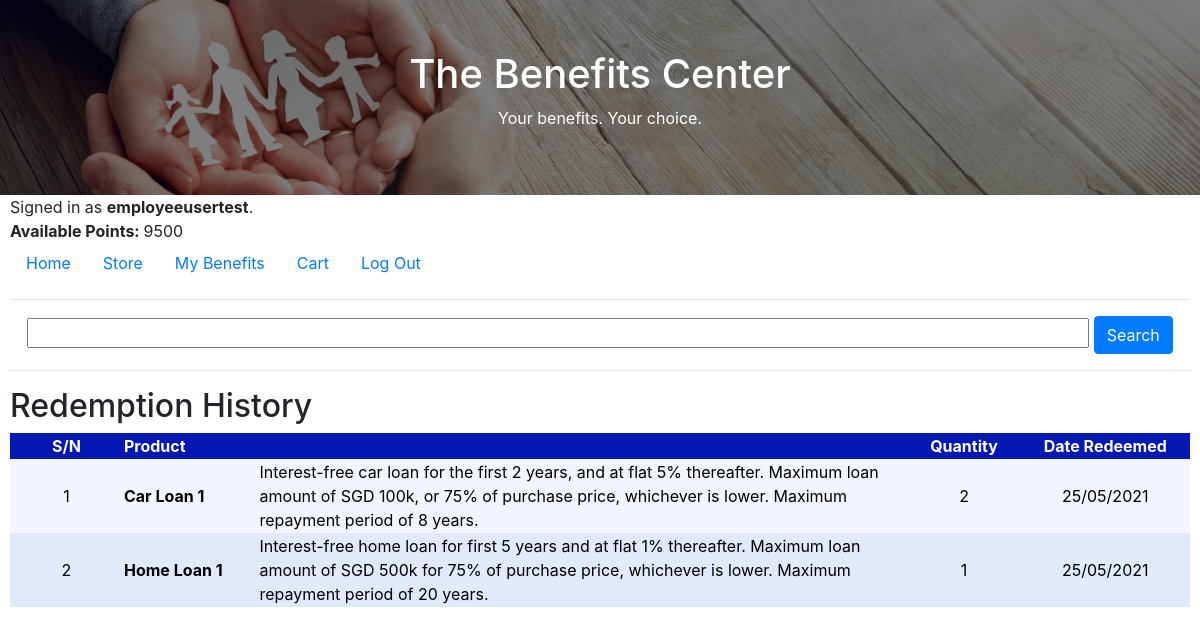
/redemptionhistory (signed in), run on the app's committed database.
### benefits/models.py (models this page shows)
class User(AbstractUser):
    is_employee = models.BooleanField(default=False)
    is_business = models.BooleanField(default=False)
    is_serviceprovider = models.BooleanField(default=False)
    is_ownstaff = models.BooleanField(default=False)

class BenefitsProviderCompany(models.Model):
    company_name = models.CharField(max_length=64)

class Benefits(models.Model):
    title = models.CharField(max_length=64)
    description = models.TextField(max_length = 1000)
    category = models.ForeignKey(to='Categories', on_delete=models.CASCADE, blank=True, related_name='benefitsList')
    posted_by = models.ForeignKey(to='BenefitsProviderUser', on_delete=models.CASCADE, blank=True, related_name='postedBenefits')
    provider = models.ForeignKey(to='BenefitsProviderCompany', on_delete=models.CASCADE, blank=True, related_name='benefitsList')
    price = models.IntegerField()
    numberPurchased = models.IntegerField()
    imageurl = models.URLField(blank=True)
    date_created = models.DateTimeField(auto_now_add=True)
    tags = models.TextField(max_length = 1000, blank=True)
    is_active = models.BooleanField(default=False)
    is_product = models.BooleanField(default=False)

### benefits/views.py (the view)
# urls.py: path("redemptionhistory",views.redemptionhistory, name="redemptionhistory"),
@login_required
def redemptionhistory(request):
    is_employee = request.user.is_employee
    if is_employee:
        employeeUserObject = EmployeeUser.objects.get(user=request.user)
        redemptionHistoryObjects = RedemptionHistory.objects.filter(buyer=employeeUserObject)
        redemptionHistory = []
        serialNumber = len(redemptionHistoryObjects) + 1
        for redemptionHistoryObject in redemptionHistoryObjects:
            serialNumber = serialNumber - 1
            evenSN = (serialNumber % 2) == 0
            benefitsObject = redemptionHistoryObject.listingID
            title = benefitsObject.title
            description = benefitsObject.description
            quantityRedeemed = int(redemptionHistoryObject.quantityRedeemed)
            seller = redemptionHistoryObject.seller
            redemptionDateTime = redemptionHistoryObject.redemptionDateTime
            redemptionDateTimeString = redemptionDateTime.strftime("%d/%m/%Y")
            redemptionHistoryDict = {"serialNumber": serialNumber, "evenSN":evenSN ,"title": title, "description": description, "quantityRedeemed": quantityRedeemed,
                "seller": seller, "redemptionDate": redemptionDateTimeString}
            redemptionHistory.append(redemptionHistoryDict)
        redemptionHistory.sort(key = lambda redemptionItem : redemptionItem["serialNumber"])
    return render(request, "benefits/redemptionhistory.html", {
        "redemptionHistory": redemptionHistory
    })

### benefits/templates/benefits/redemptionhistory.html
{% extends "benefits/layout.html" %}
{% block body %}
<h2>Redemption History</h2>
    {% if redemptionHistory %}
        <table style="margin-left: auto; margin-right: auto">
            <tr style="background-color: #0418b3; color: white">
                <th style="width: 100px; text-align: center">S/N</th>
                <th style="width: 120px">Product</th>
                <th style="width: 55%"> </th>
                <th style="width: 100px; text-align: center">Quantity</th>
                <th style="width: 150px; text-align: center">Date Redeemed</th>
            </tr>
            {% for redemptionItem in redemptionHistory %}
                {% if redemptionItem.evenSN %}
                    <tr style="background-color: #e3e9fc; color: black">
                {% else %}
                    <tr style="background-color: #f2f5ff; color: black;">
                {% endif %}
                    <td style="text-align: center">{{ redemptionItem.serialNumber }}</td>
                    <td><b>{{ redemptionItem.title }}</b></td>
                    <td>{{ redemptionItem.description }}</td>
                    <td style="text-align: center">{{ redemptionItem.quantityRedeemed }}</td>
                    <td style="text-align: center">{{ redemptionItem.redemptionDate }}</td>
                    </tr>
            {% endfor %}
        </table>
    {% else %}
        <div>You have not redeemed any items or services</div>
    {% endif %}
{% endblock %}

### benefits/templates/benefits/layout.html (shortened to what this page needs)
{% load static %}
<!DOCTYPE html>
<html lang="en">
    <head>
        <link rel="stylesheet" href="https://stackpath.bootstrapcdn.com/bootstrap/4.4.1/css/bootstrap.min.css">
        <link href="{% static 'benefits/styles.css' %}" rel="stylesheet">
        <link href="{% static 'benefits/bannerstyles.css' %}" rel="stylesheet">
    </head>
    <body id="pagebody">
        <div class="hero-image">
            <div class="hero-text">
              <h1>The Benefits Center</h1>
              <p>Your benefits. Your choice.</p>
            </div>
          </div>
        <div>
            {% if user.is_authenticated %}
                Signed in as <strong>{{ user.username }}</strong>.
            {% else %}
                Not signed in.
            {% endif %}
        </div>
        <div id="balance" {% if not user.is_employee %} hidden {% endif %}></div>
        <ul class="nav">
            <li class="nav-item">
                <a class="nav-link" href="{% url 'index' %}">Home</a>
            </li>
            <li class="nav-item">
                <a class="nav-link" href="{% url 'store' %}">Store</a>
            </li>
            {% if user.is_authenticated %}
                {% if user.is_employee %}
                    <li class="nav-item">
                        <a class="nav-link" href="{% url 'viewbenefits' %}">My Benefits</a>
                    </li>
                    <li class="nav-item">
                        <a class="nav-link" href="{% url 'cart' %}">Cart</a>
                    </li>
                {% endif %}
                <li class="nav-item">
                    <a class="nav-link" href="{% url 'logout' %}">Log Out</a>
                </li>
            {% endif %}
        </ul>
        <hr>
        <form action="{% url 'search' %}" method="post" style="text-align: center">
            <input type="text" name="searchquery" style="width: 90%;">
            <input type="submit" class="btn btn-primary" value="Search">
        </form>
        <hr>
        {% block body %}
        {% endblock %}
        <br><br><br>
    </body>
</html>

### benefits/static/benefits/styles.css (style rules this page uses)
body { padding: 10px; }

### benefits/static/benefits/bannerstyles.css (style rules this page uses)
body, html { height: 100%; }
.hero-image { background-image: linear-gradient(rgba(0, 0, 0, 0.5), rgba(0, 0, 0, 0.5)), url("banner.jpg"); height: 25%; margin-top: -10px; margin-left: -10px; margin-right: -10px; background-position: center; background-repeat: no-repeat; background-size: cover; position: relative; }
.hero-text { text-align: center; position: absolute; top: 50%; left: 50%; transform: translate(-50%, -50%); color: white; }

### data on the page
User: username "employeeusertest"
BenefitsProviderCompany: serialNumber "1", title "Car Loan 1", description "Interest-free car loan for the first 2 years, and at flat 5% thereafter. Maximum loan amount of SGD 100k, or 75% of purchase price, whichever is lower. Maximum repayment period of 8 years.", quantityRedeemed "2", redemptionDate "25/05/2021", serialNumber "2", title "Home Loan 1", description "Interest-free home loan for first 5 years and at flat 1% thereafter. Maximum loan amount of SGD 500k for 75% of purchase price, whichever is lower. Maximum repayment period of 20 years.", quantityRedeemed "1"
